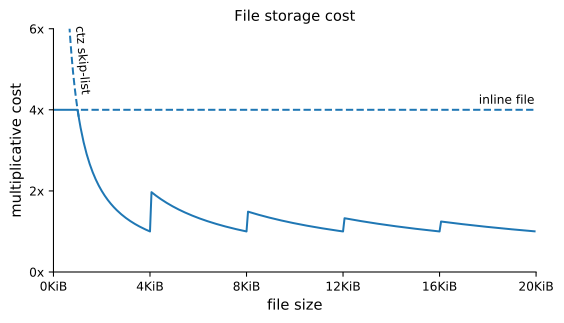

Source code (Python):
#!/usr/bin/env python

import matplotlib
matplotlib.use('SVG')
import matplotlib.pyplot as plt
import numpy as np

matplotlib.rc('font', family='sans-serif', size=11)
matplotlib.rc('axes', titlesize='medium', labelsize='medium')
matplotlib.rc('xtick', labelsize='small')
matplotlib.rc('ytick', labelsize='small')

fig, ax = plt.subplots(figsize=(6, 3.5))
ax.set_title('File storage cost')

# multiplicative cost of inline files
def inline_cost(n, B):
    #return 4+n-n
    return np.full_like(n, 4)

# multiplicative cost of ctz skip-list files
def ctz_cost(n, B):
    return (np.ceil(n/B)*B) / n

# combined multiplicative cost
def file_cost(n, B):
    return np.where(n < B/4, inline_cost(n, B), ctz_cost(n, B))

t = np.arange(0.0, 80.0, 0.25)
ax.plot(t, file_cost(t, 16))
t1 = np.arange(0.0, 16.0/4.0 + 0.5, 0.25)
t2 = np.arange(16.0/4.0, 80.0, 0.25)
ax.plot(t1, ctz_cost(t1, 16), color='C0', linestyle=(2.65, (3.65,1.65)))
ax.plot(t2, inline_cost(t2, 16), color='C0', linestyle=(3.65, (3.65,1.65)))

ax.text(70.5, 4.15, 'inline file', size='small')
ax.text(3.3, 5.85, 'ctz skip-list', rotation=-85, size='small')

ax.set_xlabel('file size')
ax.set_xlim(0, 80)
ax.set_ylabel('multiplicative cost')
ax.set_ylim(0, 6)

xticks = np.arange(0, 80+1, 16)
ax.set_xticks(xticks)
ax.set_xticklabels(['%dKiB' % ((t*(4096/16))/1024) for t in xticks])
yticks = np.arange(0, 6+1, 2)
ax.set_yticks(yticks)
ax.set_yticklabels(['%dx' % t for t in yticks])

ax.spines['right'].set_visible(False)
ax.spines['top'].set_visible(False)

fig.tight_layout()
plt.savefig('file-cost.svg', bbox_inches="tight")
